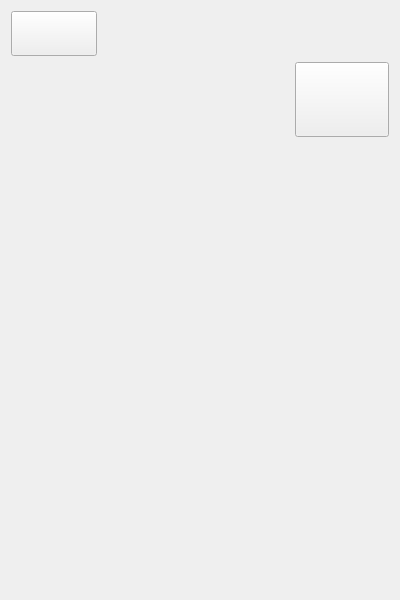
<?xml version="1.0" encoding="UTF-8"?>
<ui version="4.0">
 <class>MainWindow</class>
 <widget class="QMainWindow" name="MainWindow">
  <property name="geometry">
   <rect>
    <x>0</x>
    <y>0</y>
    <width>400</width>
    <height>600</height>
   </rect>
  </property>
  <property name="sizePolicy">
   <sizepolicy hsizetype="Minimum" vsizetype="Preferred">
    <horstretch>0</horstretch>
    <verstretch>0</verstretch>
   </sizepolicy>
  </property>
  <property name="minimumSize">
   <size>
    <width>400</width>
    <height>600</height>
   </size>
  </property>
  <property name="maximumSize">
   <size>
    <width>16777215</width>
    <height>16777215</height>
   </size>
  </property>
  <property name="windowTitle">
   <string>MainWindow</string>
  </property>
  <widget class="QWidget" name="centralWidget">
   <property name="sizePolicy">
    <sizepolicy hsizetype="Preferred" vsizetype="Preferred">
     <horstretch>0</horstretch>
     <verstretch>0</verstretch>
    </sizepolicy>
   </property>
   <property name="minimumSize">
    <size>
     <width>0</width>
     <height>0</height>
    </size>
   </property>
   <layout class="QGridLayout" name="gridLayout" rowstretch="2,3,20">
    <property name="horizontalSpacing">
     <number>0</number>
    </property>
    <item row="0" column="0" colspan="4">
     <layout class="QHBoxLayout" name="horizontalLayout">
      <item>
       <widget class="QPushButton" name="onOffButton">
        <property name="sizePolicy">
         <sizepolicy hsizetype="Minimum" vsizetype="Minimum">
          <horstretch>0</horstretch>
          <verstretch>0</verstretch>
         </sizepolicy>
        </property>
        <property name="minimumSize">
         <size>
          <width>0</width>
          <height>0</height>
         </size>
        </property>
        <property name="font">
         <font>
          <pointsize>22</pointsize>
         </font>
        </property>
        <property name="focusPolicy">
         <enum>Qt::NoFocus</enum>
        </property>
        <property name="text">
         <string/>
        </property>
        <property name="iconSize">
         <size>
          <width>100</width>
          <height>100</height>
         </size>
        </property>
       </widget>
      </item>
      <item>
       <widget class="LightsSlider" name="brightnessSlider" native="true">
        <property name="sizePolicy">
         <sizepolicy hsizetype="Expanding" vsizetype="Expanding">
          <horstretch>0</horstretch>
          <verstretch>0</verstretch>
         </sizepolicy>
        </property>
        <property name="minimumSize">
         <size>
          <width>0</width>
          <height>0</height>
         </size>
        </property>
       </widget>
      </item>
     </layout>
    </item>
    <item row="1" column="0">
     <widget class="LightsButton" name="singleColorButton" native="true">
      <property name="sizePolicy">
       <sizepolicy hsizetype="Expanding" vsizetype="Preferred">
        <horstretch>0</horstretch>
        <verstretch>0</verstretch>
       </sizepolicy>
      </property>
      <property name="minimumSize">
       <size>
        <width>0</width>
        <height>0</height>
       </size>
      </property>
      <property name="maximumSize">
       <size>
        <width>16777215</width>
        <height>16777215</height>
       </size>
      </property>
     </widget>
    </item>
    <item row="1" column="1">
     <widget class="LightsButton" name="customArrayButton" native="true">
      <property name="sizePolicy">
       <sizepolicy hsizetype="Expanding" vsizetype="Preferred">
        <horstretch>0</horstretch>
        <verstretch>0</verstretch>
       </sizepolicy>
      </property>
      <property name="minimumSize">
       <size>
        <width>0</width>
        <height>0</height>
       </size>
      </property>
      <property name="maximumSize">
       <size>
        <width>16777215</width>
        <height>16777215</height>
       </size>
      </property>
     </widget>
    </item>
    <item row="1" column="2">
     <widget class="LightsButton" name="presetArrayButton" native="true">
      <property name="sizePolicy">
       <sizepolicy hsizetype="Expanding" vsizetype="Preferred">
        <horstretch>0</horstretch>
        <verstretch>0</verstretch>
       </sizepolicy>
      </property>
      <property name="minimumSize">
       <size>
        <width>0</width>
        <height>50</height>
       </size>
      </property>
      <property name="maximumSize">
       <size>
        <width>16777215</width>
        <height>16777215</height>
       </size>
      </property>
     </widget>
    </item>
    <item row="1" column="3">
     <widget class="QPushButton" name="settingsButton">
      <property name="sizePolicy">
       <sizepolicy hsizetype="Expanding" vsizetype="Preferred">
        <horstretch>0</horstretch>
        <verstretch>0</verstretch>
       </sizepolicy>
      </property>
      <property name="minimumSize">
       <size>
        <width>75</width>
        <height>75</height>
       </size>
      </property>
      <property name="maximumSize">
       <size>
        <width>16777215</width>
        <height>16777215</height>
       </size>
      </property>
      <property name="font">
       <font>
        <pointsize>18</pointsize>
       </font>
      </property>
      <property name="focusPolicy">
       <enum>Qt::ClickFocus</enum>
      </property>
      <property name="text">
       <string/>
      </property>
      <property name="icon">
       <iconset resource="extraresources.qrc">
        <normaloff>:/images/settingsgear.png</normaloff>:/images/settingsgear.png</iconset>
      </property>
      <property name="iconSize">
       <size>
        <width>75</width>
        <height>75</height>
       </size>
      </property>
     </widget>
    </item>
    <item row="2" column="0" colspan="4">
     <widget class="QStackedWidget" name="stackedWidget">
      <property name="sizePolicy">
       <sizepolicy hsizetype="Preferred" vsizetype="Expanding">
        <horstretch>0</horstretch>
        <verstretch>0</verstretch>
       </sizepolicy>
      </property>
      <property name="minimumSize">
       <size>
        <width>0</width>
        <height>400</height>
       </size>
      </property>
      <property name="maximumSize">
       <size>
        <width>16777215</width>
        <height>16777214</height>
       </size>
      </property>
      <property name="font">
       <font>
        <pointsize>12</pointsize>
       </font>
      </property>
      <property name="currentIndex">
       <number>3</number>
      </property>
      <widget class="SingleColorPage" name="singleColorPage">
       <property name="sizePolicy">
        <sizepolicy hsizetype="Preferred" vsizetype="Expanding">
         <horstretch>0</horstretch>
         <verstretch>0</verstretch>
        </sizepolicy>
       </property>
      </widget>
      <widget class="CustomColorsPage" name="customColorsPage">
       <property name="sizePolicy">
        <sizepolicy hsizetype="Preferred" vsizetype="Expanding">
         <horstretch>0</horstretch>
         <verstretch>0</verstretch>
        </sizepolicy>
       </property>
      </widget>
      <widget class="PresetColorsPage" name="presetColorsPage">
       <property name="sizePolicy">
        <sizepolicy hsizetype="Preferred" vsizetype="Expanding">
         <horstretch>0</horstretch>
         <verstretch>0</verstretch>
        </sizepolicy>
       </property>
      </widget>
      <widget class="SettingsPage" name="settingsPage">
       <property name="sizePolicy">
        <sizepolicy hsizetype="Preferred" vsizetype="Expanding">
         <horstretch>0</horstretch>
         <verstretch>0</verstretch>
        </sizepolicy>
       </property>
      </widget>
     </widget>
    </item>
   </layout>
  </widget>
 </widget>
 <layoutdefault spacing="6" margin="11"/>
 <customwidgets>
  <customwidget>
   <class>LightsSlider</class>
   <extends>QWidget</extends>
   <header>lightsslider.h</header>
   <container>1</container>
  </customwidget>
  <customwidget>
   <class>LightsButton</class>
   <extends>QWidget</extends>
   <header location="global">lightsbutton.h</header>
   <container>1</container>
  </customwidget>
  <customwidget>
   <class>SingleColorPage</class>
   <extends>QWidget</extends>
   <header>singlecolorpage.h</header>
   <container>1</container>
  </customwidget>
  <customwidget>
   <class>SettingsPage</class>
   <extends>QWidget</extends>
   <header>settingspage.h</header>
   <container>1</container>
  </customwidget>
  <customwidget>
   <class>CustomColorsPage</class>
   <extends>QWidget</extends>
   <header>customcolorspage.h</header>
   <container>1</container>
  </customwidget>
  <customwidget>
   <class>PresetColorsPage</class>
   <extends>QWidget</extends>
   <header>presetcolorspage.h</header>
   <container>1</container>
  </customwidget>
 </customwidgets>
 <resources>
  <include location="extraresources.qrc"/>
 </resources>
 <connections/>
</ui>
